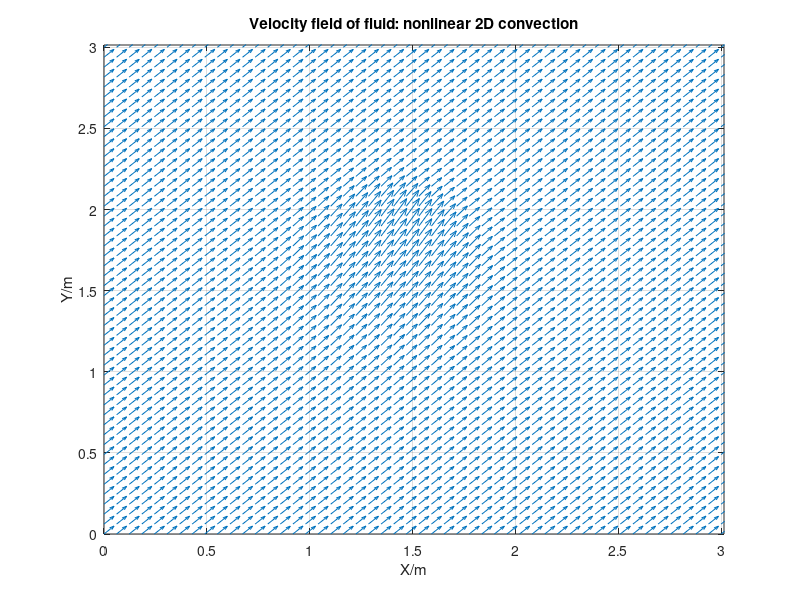
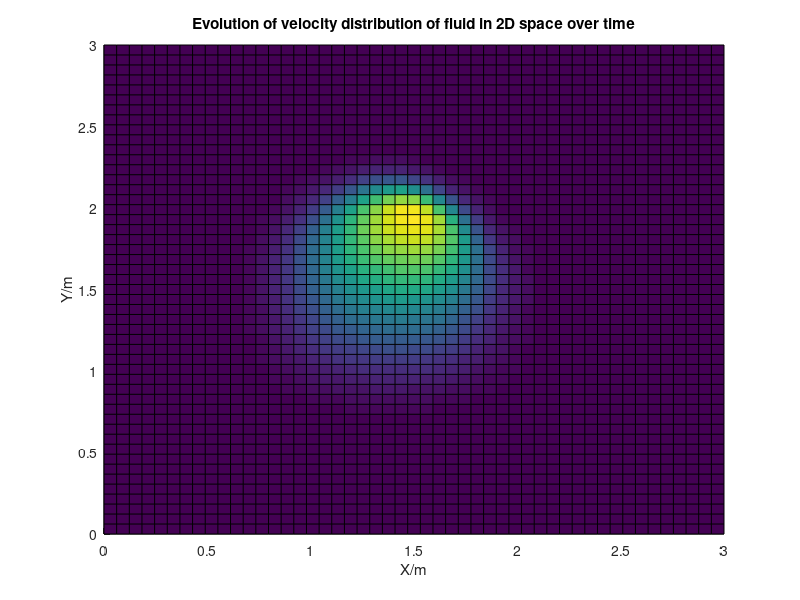

These figures' MATLAB source, in order:
%Nonlinear convection in 2D
%Code is essentially the same as linear 2D convection, however, we
%introduce the 3D array v as there are two coupled PDEs now.

%Setting up all parameters
nx = 50; xmax = 3; dx = xmax./(nx-1);
ny = 50; ymax = 3; dy = ymax./(nx-1);
nt = 100; sigma = 0.1; dt = sigma*dx;
c = 1;

%Creating matrices
x = linspace(0, xmax, nx);
y = linspace(0, ymax, ny);
[X, Y] = meshgrid(x, y);
u = ones(ny, nx, nt);
v = ones(ny, nx, nt);

%Setting the initial conditions
u((0.5./dy) : (1./dy), (0.5./dx) : (1./dx), 1) = 2;
v((0.5./dy) : (1./dy), (0.5./dx) : (1./dx), 1) = 5;

%Iterating through time, and both x and y coordinates
for n=1:1:nt
    for j=2:1:ny-1
        for i=2:1:nx-1
            %Iterative formula from the PDE
            u(j, i, n+1) = u(j, i, n) - u(j,i,n)*(dt/dx)*(u(j,i,n)-u(j,i-1,n)) - v(j,i,n)*(dt/dy)*(u(j,i,n)-u(j-1,i,n));
            v(j, i, n+1) = v(j, i, n) - u(j,i,n)*(dt/dx)*(v(j,i,n)-v(j,i-1,n)) - v(j,i,n)*(dt/dy)*(v(j,i,n)-v(j-1,i,n)); %Extra iteration for v

            %Boundary conditions (borders = 1 always)
            u(1, :, n+1) = 1;
            u(:, 1, n+1) = 1;
            u(ny, :, n+1) = 1;
            u(:, nx, n+1) = 1;

            v(1, :, n+1) = 1; %Extra BCs for v(x, y, t)
            v(:, 1, n+1) = 1;
            v(ny, :, n+1) = 1;
            v(:, nx, n+1) = 1;
        end
    end
end

%Velocity field - this code is the convective acceleration term in the
%Navier Stokes equation set to zero (i.e. fluid behaviour if net force = 0)
figure();
a = quiver(x, y, u(:, :, 1), v(:, :, 1)); grid on; axis tight manual;
set(a, 'AutoScaleFactor', 1.5);
xlabel('X/m'); ylabel('Y/m');
title('Velocity field of fluid: nonlinear 2D convection');
for n=2:nt
    set(a, 'udata', u(:,:,n), 'vdata', v(:,:,n));
    pause(0.2);
end


%Displaying the results
figure();
axh = axes;
hold(axh, 'on');
a = surface(axh, X, Y, u(:, :, 1)); grid on; axis tight manual;
xlabel('X/m'); ylabel('Y/m'); zlabel('u/ms^-1');
title('Evolution of velocity distribution of fluid in 2D space over time');
for n=2:nt
    delete(a);
    a = surface(axh, X, Y, u(:, :, n));
    pause(0.1);
end



